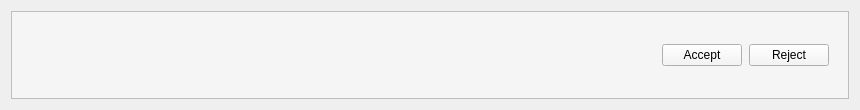
<?xml version="1.0" encoding="UTF-8"?>
<ui version="4.0">
 <class>InviteUserWidgetItem</class>
 <widget class="QWidget" name="InviteUserWidgetItem">
  <property name="geometry">
   <rect>
    <x>0</x>
    <y>0</y>
    <width>860</width>
    <height>110</height>
   </rect>
  </property>
  <property name="windowTitle">
   <string>InviteUserWidgetItem</string>
  </property>
  <property name="styleSheet">
   <string notr="true"/>
  </property>
  <layout class="QVBoxLayout" name="verticalLayout">
   <item>
    <widget class="QFrame" name="frame">
     <property name="styleSheet">
      <string notr="true">background-color: #f5f5f5</string>
     </property>
     <property name="frameShape">
      <enum>QFrame::StyledPanel</enum>
     </property>
     <property name="frameShadow">
      <enum>QFrame::Raised</enum>
     </property>
     <layout class="QVBoxLayout" name="verticalLayout_2">
      <item>
       <layout class="QHBoxLayout" name="horizontalLayout" stretch="0,0">
        <property name="spacing">
         <number>7</number>
        </property>
        <property name="leftMargin">
         <number>10</number>
        </property>
        <property name="topMargin">
         <number>10</number>
        </property>
        <property name="rightMargin">
         <number>10</number>
        </property>
        <property name="bottomMargin">
         <number>10</number>
        </property>
        <item>
         <widget class="QLabel" name="textLabel">
          <property name="sizePolicy">
           <sizepolicy hsizetype="Preferred" vsizetype="Preferred">
            <horstretch>20</horstretch>
            <verstretch>0</verstretch>
           </sizepolicy>
          </property>
          <property name="text">
           <string/>
          </property>
         </widget>
        </item>
        <item>
         <layout class="QHBoxLayout" name="horizontalLayout_2">
          <item>
           <widget class="QPushButton" name="acceptButton">
            <property name="text">
             <string>Accept</string>
            </property>
           </widget>
          </item>
          <item>
           <widget class="QPushButton" name="rejectButton">
            <property name="text">
             <string>Reject</string>
            </property>
           </widget>
          </item>
         </layout>
        </item>
       </layout>
      </item>
     </layout>
    </widget>
   </item>
  </layout>
 </widget>
 <resources/>
 <connections/>
</ui>
